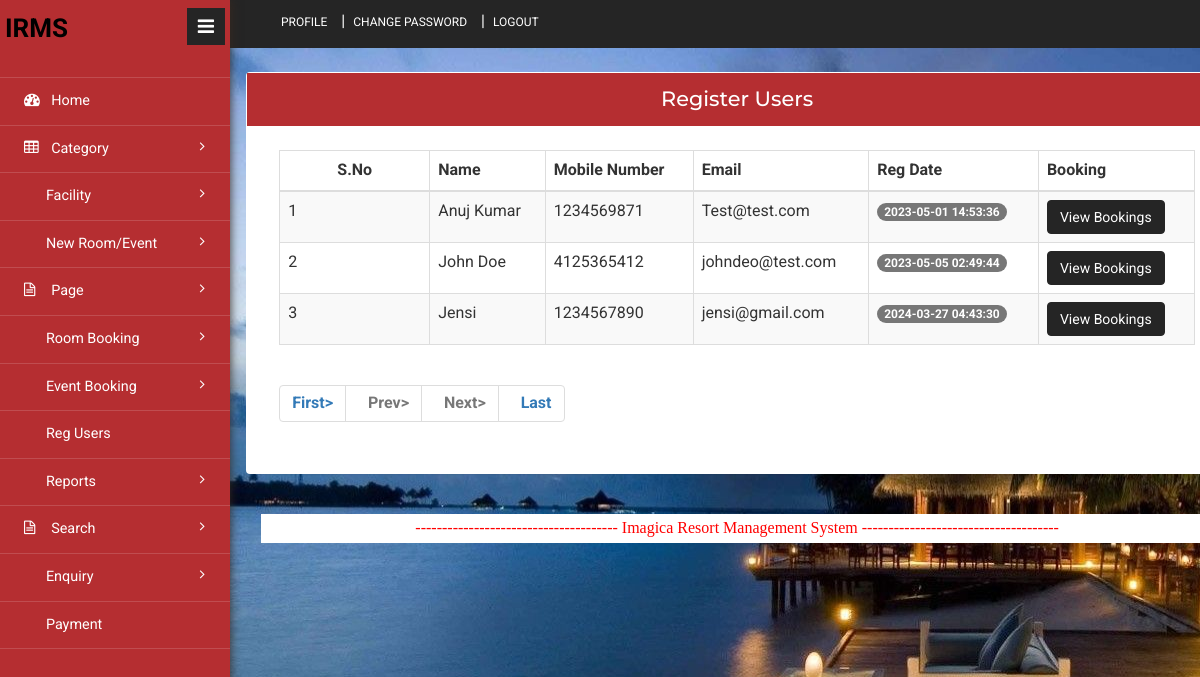
The app's page /admin/reg-users.php (signed in) with its own data.
### tables this page shows
CREATE TABLE `tbluser` (
  `ID` int(10) NOT NULL,
  `FullName` varchar(200) DEFAULT NULL,
  `MobileNumber` bigint(10) DEFAULT NULL,
  `Email` varchar(120) DEFAULT NULL,
  `Password` varchar(120) DEFAULT NULL,
  `RegDate` timestamp NULL DEFAULT current_timestamp()
);

### admin/reg-users.php (the view, shortened to what this page needs)
<?php
include('includes/dbconnection.php');
if (strlen($_SESSION['hbmsaid']==0)) {
  header('location:logout.php');
  } else{
?>
<!DOCTYPE HTML>
<html>
<head>
<link href="css/bootstrap.min.css" rel='stylesheet' type='text/css' />
<link href="css/style.css" rel='stylesheet' type='text/css' />
<link href="css/font-awesome.css" rel="stylesheet">
<link rel="stylesheet" href="css/icon-font.min.css" type='text/css' />
</head>
<body>
   <div class="page-container">
	<div class="left-content">
	   <div class="inner-content">
			<?php include_once('includes/header.php');?>
			<div class="content">
	<div class="grids">
					<div class="panel panel-widget forms-panel">
						<div class="forms">
							<div class="form-grids widget-shadow" data-example-id="basic-forms">
								<div class="form-title">
									<h4>Register Users </h4>
								</div>
								<div class="form-body">
									     <table class="table table-bordered table-striped table-vcenter js-dataTable-full-pagination">
                                <thead>
                                    <tr>
                                        <th class="text-center">S.No</th>
                                        <th>Name</th>
                                        <th>Mobile Number</th>
                                        <th>Email</th>
                                        <th>Reg Date</th>
                                        <th>Booking</th>
                                       </tr>
                                </thead>
                                <tbody>
                                    <?php
                                    if (isset($_GET['pageno'])) {
            $pageno = $_GET['pageno'];
        } else {
            $pageno = 1;
        }
        $no_of_records_per_page = 10;
        $offset = ($pageno-1) * $no_of_records_per_page;
       $ret = "SELECT ID FROM tbluser";
$query1 = $dbh -> prepare($ret);
$query1->execute();
$total_rows=$query1->rowCount();
$total_pages = ceil($total_rows / $no_of_records_per_page);
$sql="SELECT * from tbluser LIMIT $offset, $no_of_records_per_page";
$query = $dbh -> prepare($sql);
$query->execute();
$results=$query->fetchAll(PDO::FETCH_OBJ);
$cnt=1;
if($query->rowCount() > 0)
{
foreach($results as $row)
{               ?>
                                    <tr>
                                        <td><?php echo htmlentities($cnt);?></td>
                                        <td><?php  echo htmlentities($row->FullName);?></td>
                                        <td><?php  echo htmlentities($row->MobileNumber);?></td>
                                        <td><?php  echo htmlentities($row->Email);?></td>
                                        <td>
                                            <span class="badge badge-primary"><?php  echo htmlentities($row->RegDate);?></span>
                                        </td>
                                        <td><a href="user-bookings.php?uid=<?php  echo htmlentities($row->ID);?>&&uname=<?php  echo htmlentities($row->FullName);?>" class="btn btn-primary" target="blank">View Bookings</a></td>
                                    </tr>
                                    <?php $cnt=$cnt+1;}} ?>
                                </tbody>
                            </table>
<div align="left">
    <ul class="pagination" >
        <li><a href="?pageno=1"><strong>First></strong></a></li>
        <li class="<?php if($pageno <= 1){ echo 'disabled'; } ?>">
            <a href="<?php if($pageno <= 1){ echo '#'; } else { echo "?pageno=".($pageno - 1); } ?>"><strong style="padding-left: 10px">Prev></strong></a>
        </li>
        <li class="<?php if($pageno >= $total_pages){ echo 'disabled'; } ?>">
            <a href="<?php if($pageno >= $total_pages){ echo '#'; } else { echo "?pageno=".($pageno + 1); } ?>"><strong style="padding-left: 10px">Next></strong></a>
        </li>
        <li><a href="?pageno=<?php echo $total_pages; ?>"><strong style="padding-left: 10px">Last</strong></a></li>
    </ul>
</div>
								</div>
							</div>
						</div>
					</div>
				</div>
<?php include_once('includes/footer.php');?>
</div>
</div>
		</div>
</div>
			<?php include_once('includes/sidebar.php');?>
</body>
</html><?php }  ?>

### records on screen
tbluser: FullName "Anuj Kumar", MobileNumber "1234569871", Email "Test@test.com", RegDate "2023-05-01 14:53:36"
tbluser: FullName "John Doe", MobileNumber "4125365412", Email "johndeo@test.com", RegDate "2023-05-05 02:49:44"
tbluser: FullName "Jensi", MobileNumber "1234567890", Email "jensi@gmail.com", RegDate "2024-03-27 04:43:30"
